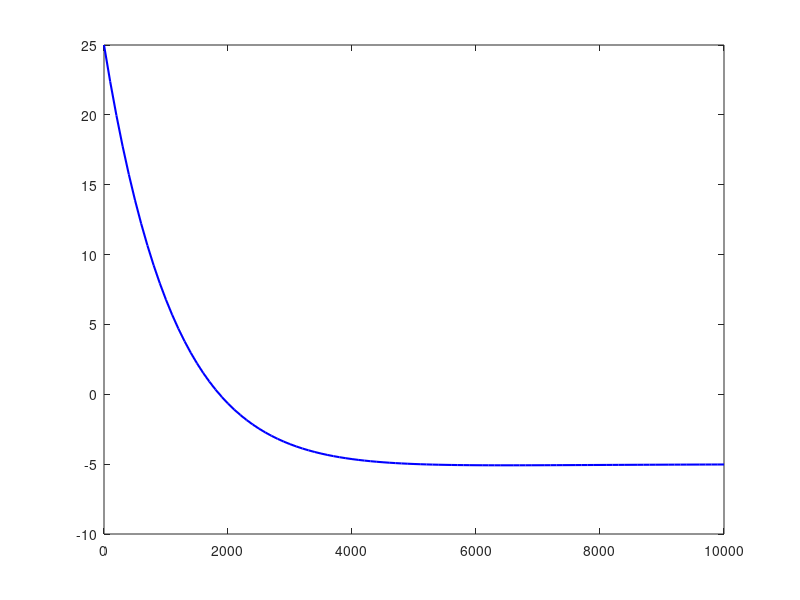

MATLAB code for this plot: (Note: this script raises an error after producing the figure.)
clc; clear; close all;

% --- PARÁMETROS FÍSICOS ---
e = 0.1;
k = 0.025;
A = 49;
R = e / (k * A);

rho = 1.2;
V = 20;
cp = 1005;
C = rho * V * cp;

s = tf('s');
G = 1 / (R*C*s + 1);

% --- Controlador PI ---
Kp = 1.8;
PI = Kp * (1 + 1/(s * 1820.5));

% --- Sistema cerrado ---
G_PI_CL = feedback(PI * G, 1)

% --- Escalón de -30 + offset inicial de 25 ---
delta_T = -30;   % cambio de temperatura deseado
T_ini = 25;      % temperatura inicial
[y, t_out] = step(delta_T * G_PI_CL);
y_total = y + T_ini;  % respuesta desde 25 hasta -5

% --- Graficar ---
figure;
plot(t_out, y_total, 'b', 'LineWidth', 1.5); hold on;
yline(-5, '--m', 'Setpoint (-5°C)', 'LabelHorizontalAlignment','left', 'LabelVerticalAlignment','bottom');
xlabel('Tiempo [s]');
ylabel('Temperatura [°C]');
title('Respuesta con PI - Enfriamiento desde 25°C a -5°C');
legend('Respuesta del sistema', 'Setpoint');
grid on;
